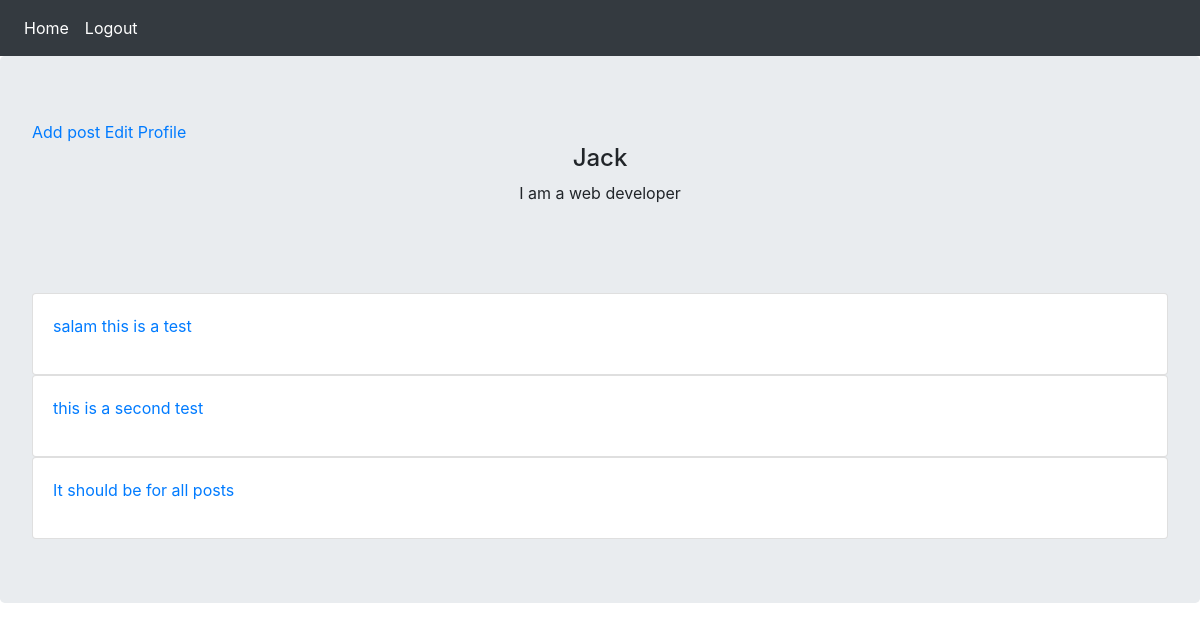
The app's page /account/dashboard/4/ (signed in), older data.
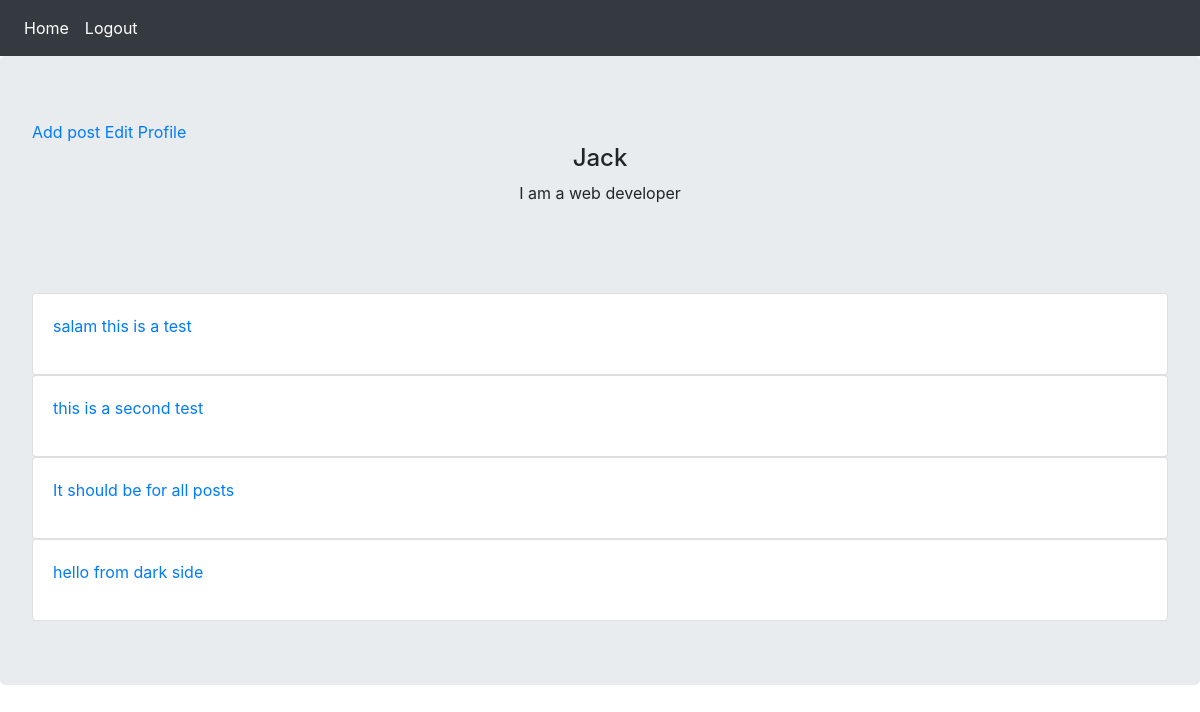
The same page, newer data.
### posts/models.py (models this page shows, shortened)
class Post(models.Model):
    user=models.ForeignKey(User,on_delete=models.CASCADE)
    body=models.TextField(max_length=400,default=None)
    slug=models.SlugField(max_length=200)
    created=models.DateTimeField(auto_now_add=True)
    def get_absolute_url(self):
        return reverse('posts:post_detail',args=[self.created.year,self.created.month,self.created.day,self.slug])

### account/views.py (the view)
# urls.py: path('dashboard/<int:user_id>/',views.user_dashboard,name='dashboard'),
@login_required
def user_dashboard(request,user_id):
    user=get_object_or_404(User,id=user_id)
    posts=Post.objects.filter(user=user)
    self_dash=False
    is_following=False
    relation=Relation.objects.filter(from_user=request.user,to_user=user)
    if relation.exists():
        is_following=True
    if request.user.id == user_id:
        self_dash=True
    return render(request,'account/dashboard.html',{'user':user,'posts':posts,'self_dash':self_dash,'is_following':is_following})

### account/templates/account/dashboard.html (shortened to what this page needs)
{% extends 'base.html' %}
{% load static %}
{% block content %}
    {% if self_dash %}
    <a href="{% url 'posts:add_post' request.user.id %}">Add post</a>
    <a href="{% url 'account:edit_profile' request.user.id %}">Edit Profile</a>
    {% endif %}
    <h4 class="text-center">{{ user.username|capfirst }}</h4>
    <p class="text-center">{{ user.profile.bio }}</p>
    <br/><br/><br/>
    {% for post in posts %}
        <div class="card">
            <p class="card-body"><a href="{{ post.get_absolute_url }}">{{ post.body }}</a></p>
        </div>
    {% empty %}
        <p>This user has no posts</p>
    {% endfor %}
{% endblock %}

Row changes from the older to the newer data that the page shows:
added Post: body "hello from dark side"
